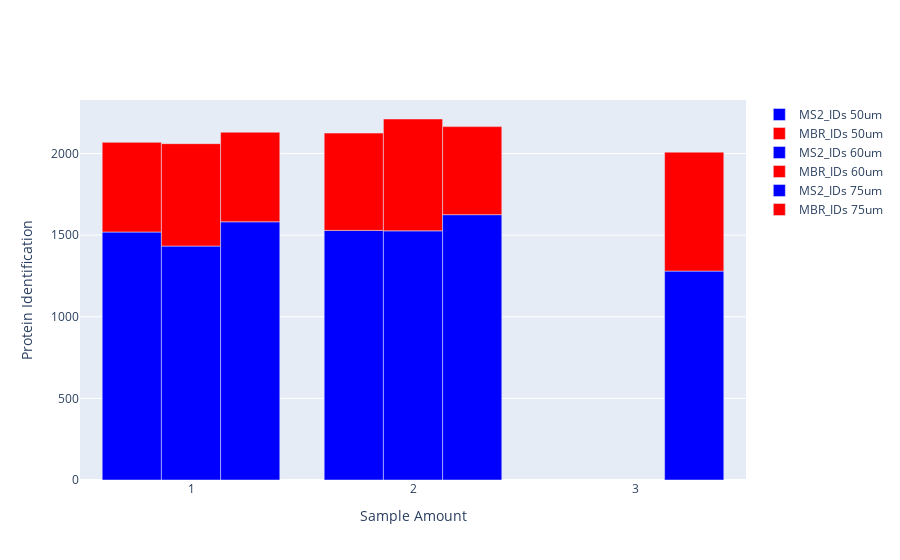

The code cell stored with this chart in its notebook:
### Code cell
#ID plot(protein and peptides)
plot_options={
            "mean label": "True",
            "error bar": "stdev",
            "X Title": "Conditions",
            "Y Title": "Protein Identification",
            "color": ["blue", "red", "black", "yellow", "green", "purple",
                      "orange", "brown", "pink", "gray", "olive", "cyan"],
            "width": 700,
            "height": 450,
            "font": dict(size=16, family="Arial black"),
            "ID mode": "grouped_stacked",#grouped, total, MS2, grouped_stacked, stacked
            "Group By X": "Sample Amount", #ID_Mode does MS2 vs MBR
            "Group By Color": "SPE Type",#ID_Mode does MS2 vs MBR
            "Group By Stack": "ID_Mode", #ID_Mode does MS2 vs MBR
            "help for information only": \
            "Mean label options: True or False." \
            "error bar options: stdev or ci95." \
            "color: the first few colors will be used"
            "ID mode options: total, MS2, stacked, grouped." \
        }
plot_options["plot_type"] = "1" # 1 is protein, 2 is peptide
figure ,_ ,_ =ID_plots(data_obj, plot_options, saved_settings)
figure.show()
#figure.write_image("images/test.svg")

### Figure 1 — Plotly figure (JSON) as saved in the notebook; plotly's stock layout.template omitted (floating-point values rounded to 4 significant figures)
{"data": [{"marker": {"color": "blue"}, "name": "MS2_IDs 50um", "offsetgroup": "0", "type": "bar", "x": [1, 2], "y": [1519, 1529]}, {"base": [1519, 1529], "marker": {"color": "red"}, "name": "MBR_IDs 50um", "offsetgroup": "0", "type": "bar", "x": [1, 2], "y": [549.3, 596]}, {"marker": {"color": "blue"}, "name": "MS2_IDs 60um", "offsetgroup": "1", "type": "bar", "x": [1, 2], "y": [1433, 1526.0]}, {"base": [1433, 1526.0], "marker": {"color": "red"}, "name": "MBR_IDs 60um", "offsetgroup": "1", "type": "bar", "x": [1, 2], "y": [627.3, 685]}, {"marker": {"color": "blue"}, "name": "MS2_IDs 75um", "offsetgroup": "2", "type": "bar", "x": [1, 2, 3], "y": [1582.0, 1625.0, 1280.0]}, {"base": [1582.0, 1625.0, 1280.0], "marker": {"color": "red"}, "name": "MBR_IDs 75um", "offsetgroup": "2", "type": "bar", "x": [1, 2, 3], "y": [548.7, 539.3, 728.7]}], "layout": {"barmode": "group", "xaxis": {"title": {"text": "Sample Amount"}}, "yaxis": {"title": {"text": "Protein Identification"}}}}
